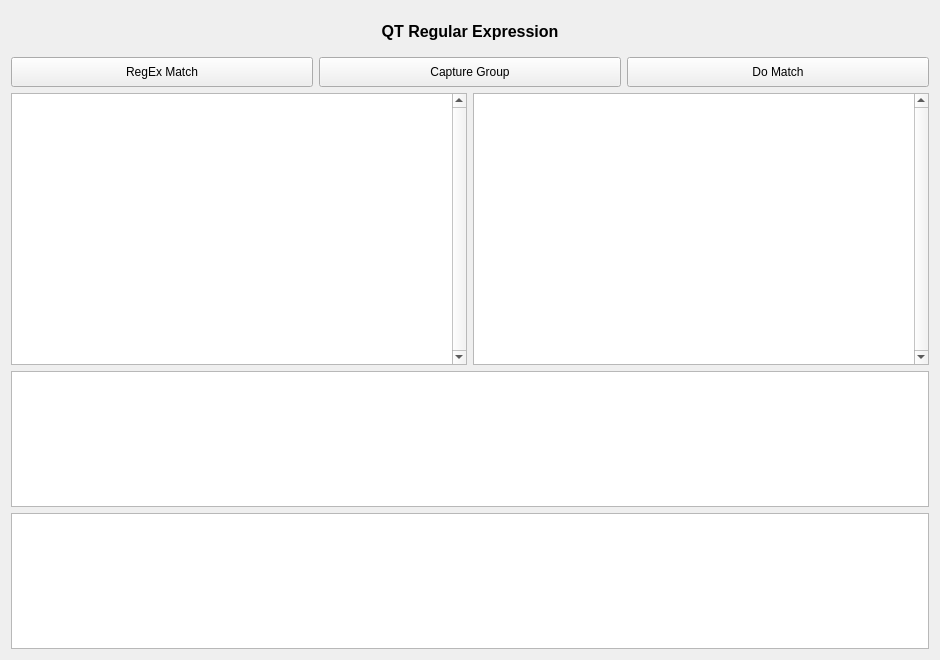
<?xml version="1.0" encoding="UTF-8"?>
<ui version="4.0">
 <class>MiscellaneousRegularExpression</class>
 <widget class="QWidget" name="MiscellaneousRegularExpression">
  <property name="geometry">
   <rect>
    <x>0</x>
    <y>0</y>
    <width>940</width>
    <height>660</height>
   </rect>
  </property>
  <property name="windowTitle">
   <string>MiscellaneousRegularExpression</string>
  </property>
  <layout class="QVBoxLayout" name="verticalLayout">
   <item>
    <widget class="QLabel" name="lbTitle">
     <property name="minimumSize">
      <size>
       <width>0</width>
       <height>40</height>
      </size>
     </property>
     <property name="font">
      <font>
       <pointsize>12</pointsize>
       <weight>75</weight>
       <bold>true</bold>
      </font>
     </property>
     <property name="text">
      <string>QT Regular Expression</string>
     </property>
     <property name="alignment">
      <set>Qt::AlignCenter</set>
     </property>
    </widget>
   </item>
   <item>
    <layout class="QGridLayout" name="gridLayout" rowstretch="0,2,1,1">
     <property name="leftMargin">
      <number>0</number>
     </property>
     <property name="rightMargin">
      <number>0</number>
     </property>
     <item row="3" column="0" colspan="2">
      <widget class="QPlainTextEdit" name="teMatchError">
       <property name="font">
        <font>
         <family>Consolas</family>
         <pointsize>10</pointsize>
        </font>
       </property>
      </widget>
     </item>
     <item row="1" column="0">
      <widget class="QPlainTextEdit" name="teMatchTarget">
       <property name="font">
        <font>
         <family>Consolas</family>
         <pointsize>10</pointsize>
        </font>
       </property>
       <property name="verticalScrollBarPolicy">
        <enum>Qt::ScrollBarAlwaysOn</enum>
       </property>
      </widget>
     </item>
     <item row="2" column="0" colspan="2">
      <widget class="QPlainTextEdit" name="teMatchResult">
       <property name="font">
        <font>
         <family>Consolas</family>
         <pointsize>10</pointsize>
        </font>
       </property>
      </widget>
     </item>
     <item row="1" column="1">
      <widget class="QPlainTextEdit" name="teMatchExpression">
       <property name="font">
        <font>
         <family>Consolas</family>
         <pointsize>10</pointsize>
        </font>
       </property>
       <property name="verticalScrollBarPolicy">
        <enum>Qt::ScrollBarAlwaysOn</enum>
       </property>
      </widget>
     </item>
     <item row="0" column="0" colspan="2">
      <widget class="QWidget" name="ButtonWidget" native="true">
       <layout class="QHBoxLayout" name="horizontalLayout">
        <property name="leftMargin">
         <number>0</number>
        </property>
        <property name="topMargin">
         <number>0</number>
        </property>
        <property name="rightMargin">
         <number>0</number>
        </property>
        <property name="bottomMargin">
         <number>0</number>
        </property>
        <item>
         <widget class="QPushButton" name="btnFullMatch">
          <property name="sizePolicy">
           <sizepolicy hsizetype="Expanding" vsizetype="Expanding">
            <horstretch>0</horstretch>
            <verstretch>0</verstretch>
           </sizepolicy>
          </property>
          <property name="minimumSize">
           <size>
            <width>140</width>
            <height>30</height>
           </size>
          </property>
          <property name="text">
           <string>RegEx Match</string>
          </property>
         </widget>
        </item>
        <item>
         <widget class="QPushButton" name="btnCaptureGroup">
          <property name="sizePolicy">
           <sizepolicy hsizetype="Expanding" vsizetype="Expanding">
            <horstretch>0</horstretch>
            <verstretch>0</verstretch>
           </sizepolicy>
          </property>
          <property name="text">
           <string>Capture Group</string>
          </property>
         </widget>
        </item>
        <item>
         <widget class="QPushButton" name="btnDoMatch">
          <property name="sizePolicy">
           <sizepolicy hsizetype="Expanding" vsizetype="Expanding">
            <horstretch>0</horstretch>
            <verstretch>0</verstretch>
           </sizepolicy>
          </property>
          <property name="text">
           <string>Do Match</string>
          </property>
         </widget>
        </item>
       </layout>
      </widget>
     </item>
    </layout>
   </item>
  </layout>
 </widget>
 <layoutdefault spacing="6" margin="11"/>
 <resources/>
 <connections/>
</ui>
